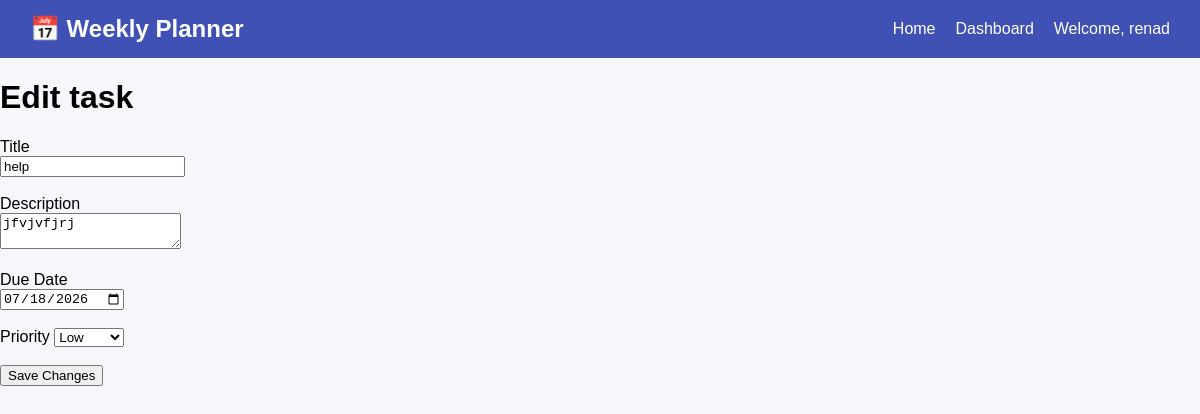
Page /edit_task/2 (signed in) on the committed database.
### tables this page shows
CREATE TABLE tasks(
            id INTEGER PRIMARY KEY AUTOINCREMENT,
            title TEXT NOT NULL,
            description TEXT,
            due_date TEXT,
            priority TEXT,
            status TEXT DEFAULT 'Not Started',
            created_at TEXT,
            user_id INTEGER NOT NULL,
            FOREIGN KEY(user_id) REFERENCES users(id)
        );

### app.py (the view, shortened to what this page needs)
@app.route("/edit_task/<int:task_id>", methods=["GET", "POST"])
def edit_task(task_id):
    if "user_id" not in session:
        return redirect(url_for("login"))
    task = get_task_by_id(task_id, session["user_id"])
    return render_template("edit_task.html", task=task)

### database.py (called while the page is built)
def get_task_by_id(task_id, user_id):
    connection = sqlite3.connect("planner.db")
    connection.row_factory = sqlite3.Row
    cursor = connection.cursor()
    cursor.execute("SELECT * FROM tasks WHERE id =? AND user_id = ?", (task_id, user_id))
    task = cursor.fetchone()
    connection.close()
    return task

### templates/edit_task.html (shortened to what this page needs)
{% extends "base.html" %}
{% block content %}
<h1>Edit task</h1>
<form method="POST">
    <label>Title</label><br>
    <input type="text" name="title" value="{{ task['title']}}" required><br><br>
    <label>Description</label><br>
    <textarea name="description">{{ task['description'] }}</textarea><br><br>
    <label>Due Date</label><br>
    <input type="date" name="due_date" value="{{ task['due_date']}}"><br><br>
    <label>Priority</label>
    <select name="priority">
        <option value="Low" {% if task['priority'] == 'Low' %}selected{% endif %}>Low</option>
    </select>
    <br><br>
    <button type="submit">Save Changes</button>
</form>
{% endblock %}

### static/css/style.css (style rules this page uses)
body { margin:0; font-family:Arial, Helvetica, sans-serif; background:#f5f7fb; }

### rows in the picture
tasks: title "help", description "jfvjvfjrj", due_date "07/18/2026", priority "Low"

### other values in the picture
{{ session["username"] }} "renad"
